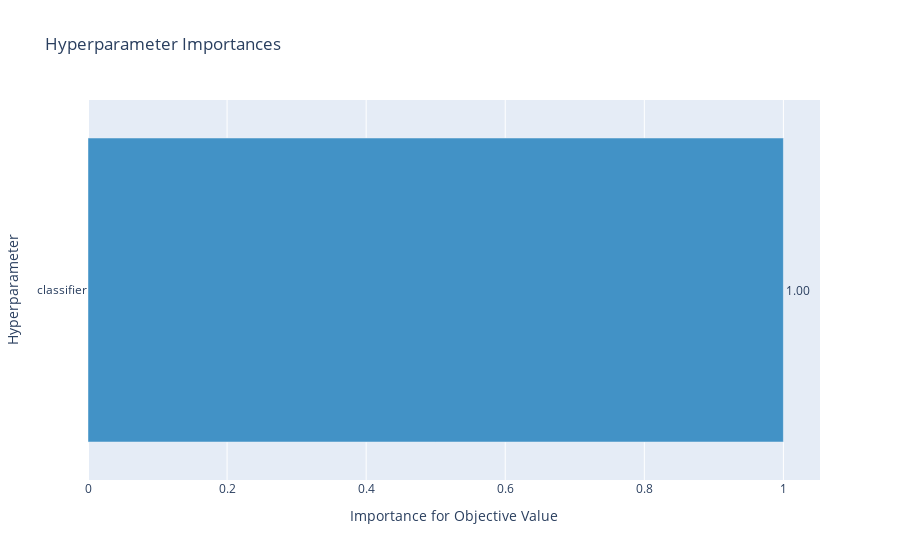

Notebook cell for this chart:
### Code cell
plot_param_importances(study)

### Figure 1 — Plotly figure (JSON) as saved in the notebook; plotly's stock layout.template omitted (floating-point values rounded to 4 significant figures)
{"data": [{"cliponaxis": false, "hovertemplate": ["classifier (CategoricalDistribution): 1.0<extra></extra>"], "marker": {"color": "rgb(66,146,198)"}, "orientation": "h", "text": ["1.00"], "textposition": "outside", "type": "bar", "x": [1], "y": ["classifier"]}], "layout": {"showlegend": false, "title": {"text": "Hyperparameter Importances"}, "xaxis": {"title": {"text": "Importance for Objective Value"}}, "yaxis": {"title": {"text": "Hyperparameter"}}}}
